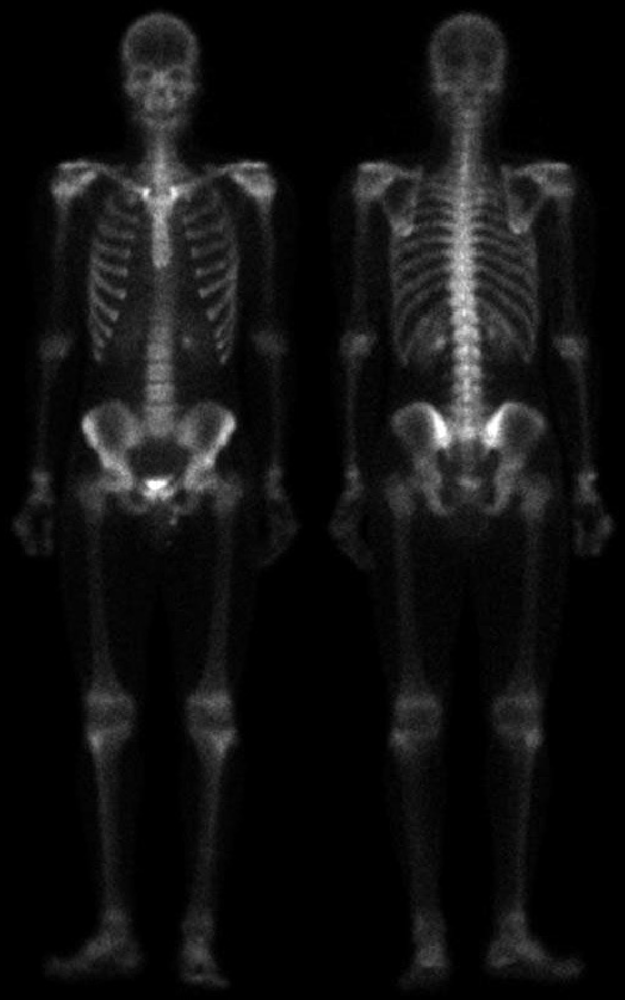
#> input picture L02/Images/bonescan.tif, 625 x 1000 px, shrunk from 1026 x 1641 before the run; its folder holds 5 pictures in this run
$ python Z12.py
#> lines starting #> are read from the running program, lines starting #| are printed output that depends on the picture
import os
import numpy as np
from PIL import Image
import matplotlib
matplotlib.use('TkAgg')  # Ustawienie backendu Matplotlib na TkAgg do wyświetlania GUI
import matplotlib.pyplot as plt
from scipy.ndimage import gaussian_filter, median_filter  # Import filtrów: Gaussa i medianowego

# Ścieżki do katalogów wejściowego i wyjściowego
INPUT_DIR = "./Images"
OUTPUT_DIR = "./Images-converted-Z12"
os.makedirs(OUTPUT_DIR, exist_ok=True)  # Tworzymy katalog wyjściowy, jeśli nie istnieje

# Funkcja do wczytywania obrazu w skali szarości
def load_image(filename):
#> called with filename = 'bonescan.tif'
    path = os.path.join(INPUT_DIR, filename)
    return np.array(Image.open(path).convert('L'))
#> returned value is the input picture: shape (1000, 625); min 0, max 255, mean 17.1

# Funkcja do zapisywania obrazu na dysk
def save_image(array, name):
    # Konwersja do uint8 i ograniczenie wartości do [0, 255]
    img = Image.fromarray(np.clip(array, 0, 255).astype(np.uint8))
    img.save(os.path.join(OUTPUT_DIR, name))

# Etap 1: Rozciąganie histogramu obrazu, by zwiększyć kontrast
def histogram_stretching(image):
    imin, imax = np.min(image), np.max(image)  # minimalna i maksymalna wartość pikseli
#> imin = 0; imax = 255
    stretched = (image - imin) * 255.0 / (imax - imin)  # liniowe przeskalowanie na pełen zakres 0-255
    return stretched.astype(np.uint8)

# Etap 2: Usuwanie szumu za pomocą filtru medianowego
def denoise_median(image, size=3):
#> called with size = 3
    return median_filter(image, size=size)  # medianowy filtr o zadanym rozmiarze okna (domyślnie 3x3)

# Etap 3: Wyostrzanie obrazu metodą unsharp masking
def unsharp_mask(image, sigma=1.0, k=1.5):
#> called with sigma = 1, k = 1.5
    blurred = gaussian_filter(image, sigma=sigma)  # rozmycie Gaussa o odchyleniu sigma
    mask = image - blurred                          # maska - różnica między oryginałem a rozmyciem
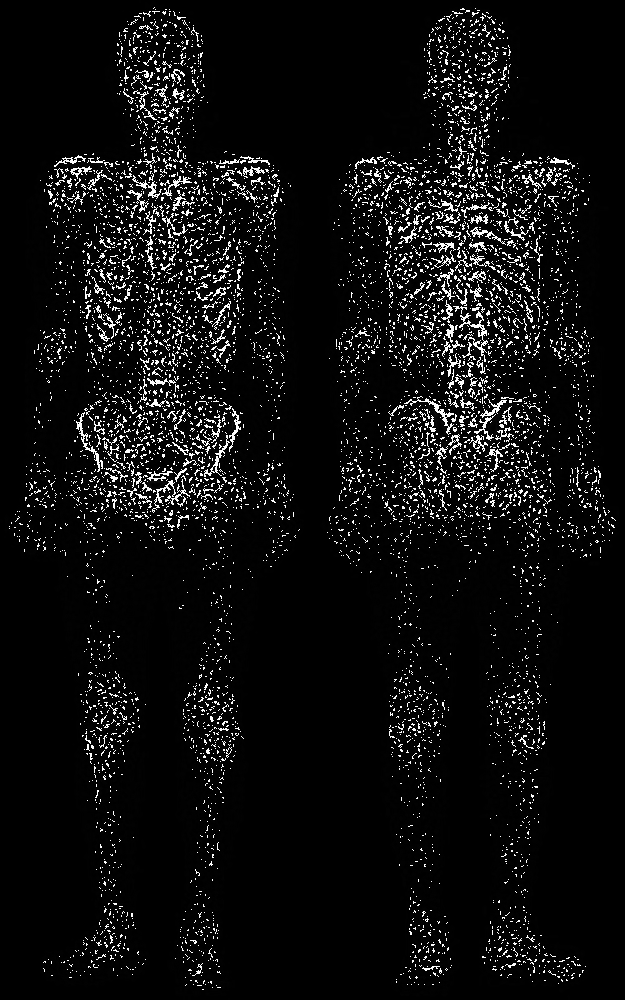
#> mask: shape (1000, 625); min 0, max 255, mean 15.1
    sharpened = image + k * mask                     # dodanie wzmocnionej maski do oryginału
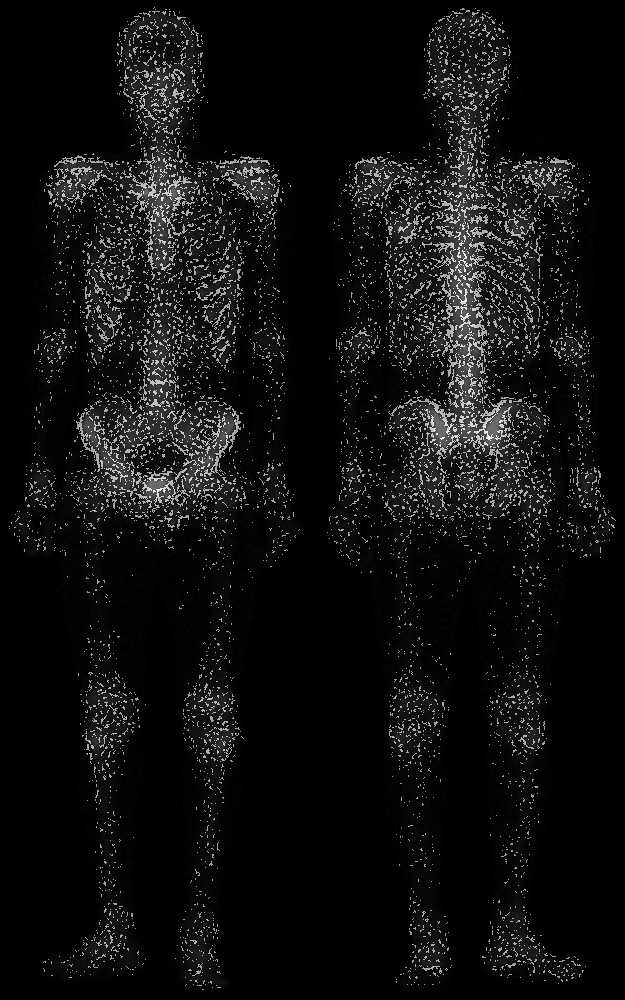
#> sharpened: shape (1000, 625) float64; min 0, max 614.5, mean 39.7; drawn with min black and max white
    return np.clip(sharpened, 0, 255).astype(np.uint8)  # ograniczenie wartości do 0-255
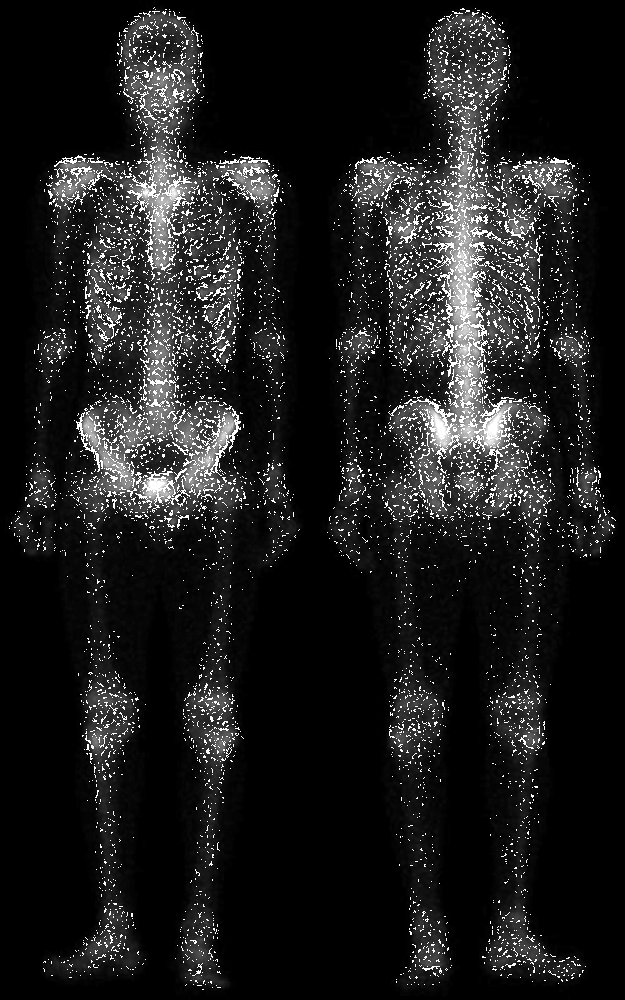
#> returned value: shape (1000, 625); min 0, max 255, mean 29.9

# Etap 4: Opcjonalne wygładzenie końcowe filtrem dolnoprzepustowym Gaussa
def final_smoothing(image, sigma=0.5):
#> called with sigma = 0.5
    return gaussian_filter(image, sigma=sigma).astype(np.uint8)

# Główna funkcja przetwarzająca obraz wg powyższych etapów
def enhance_bonescan(image_path):
    original = load_image(image_path)  # Wczytanie oryginalnego obrazu

    # Kolejne etapy przetwarzania obrazu
    stretched = histogram_stretching(original)
    denoised = denoise_median(stretched, size=3)
    sharpened = unsharp_mask(denoised, sigma=1.0, k=1.5)
    smoothed = final_smoothing(sharpened, sigma=0.5)

    # Przechowujemy wyniki etapów w słowniku (etykieta: obraz)
    steps = {
        "01_Oryginał": original,
        "02_Rozciąganie histogramu": stretched,
        "03_Filtr medianowy": denoised,
        "04_Wyostrzanie (unsharp)": sharpened,
        "05_Wygładzanie końcowe": smoothed
    }

    # Wyświetlanie i zapisywanie wyników
    plt.figure(figsize=(15, 8))
    for i, (label, img) in enumerate(steps.items(), 1):
        plt.subplot(2, 3, i)
        plt.imshow(img, cmap='gray')
        plt.title(label)
        plt.axis('off')
        save_image(img, f"Z12_{label.replace(' ', '_')}.tif")  # Zapis pojedynczego obrazu
#> this loop made 5 passes
#> label on passes 1 to 5: '01_Oryginał', '02_Rozciąganie histogramu', '03_Filtr medianowy', '04_Wyostrzanie (unsharp)', '05_Wygładzanie końcowe'

    plt.tight_layout()
    # Zapis całej figury do pliku
    plt.savefig(os.path.join(OUTPUT_DIR, f"Z12_steps_combined.png"))
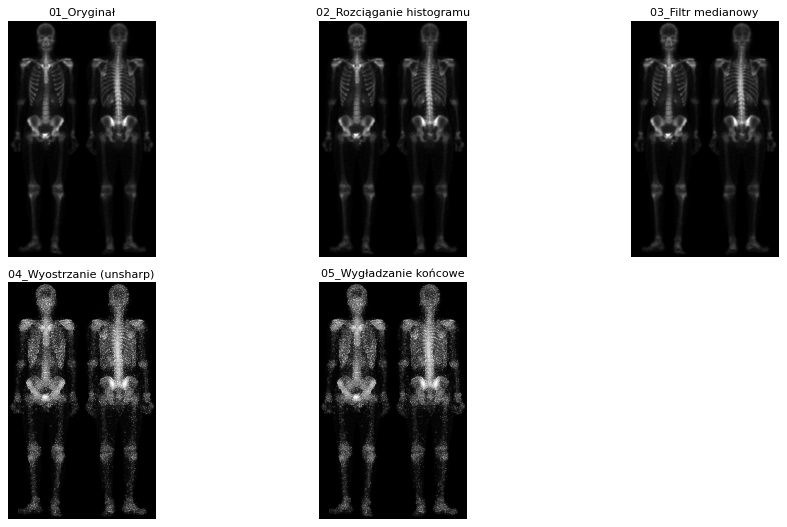
#> figure drawn by matplotlib, 5 panels
    plt.show()


# Uruchomienie przetwarzania jeśli plik jest głównym modułem
if __name__ == "__main__":
    enhance_bonescan("bonescan.tif")
